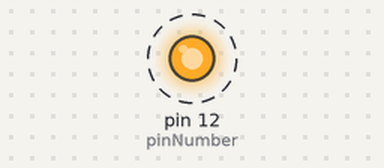
This sketch was run on a simulated Arduino Uno, built with avr-gcc and run on an emulated ATmega328P. On the bench: output pins drawn as LEDs (lit = HIGH). Dashed ring = blinking. What the sketch prints to the serial monitor is not drawn.

Above: at 0.5 s.
Timing chart, 0 to 4.6 s (numbered marks = the images above):
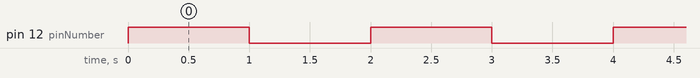

Measured:
- by itself, pin 12 (pinNumber): alternates HIGH for 1.0 s and LOW for 1.0 s

The sketch:

serialMonitor.ino
```cpp
int pinNumber = 12;

void setup() {
  Serial.begin(9600);
  pinMode(pinNumber, OUTPUT);
}

void loop() {
  digitalWrite(pinNumber, HIGH);
  Serial.print("pin ");
  Serial.print(pinNumber);
  Serial.println(" is on");
  delay(1000);
  digitalWrite(pinNumber, LOW);
  Serial.print("pin ");
  Serial.print(pinNumber);
  Serial.println(" is off");
  delay(1000);
}
```
